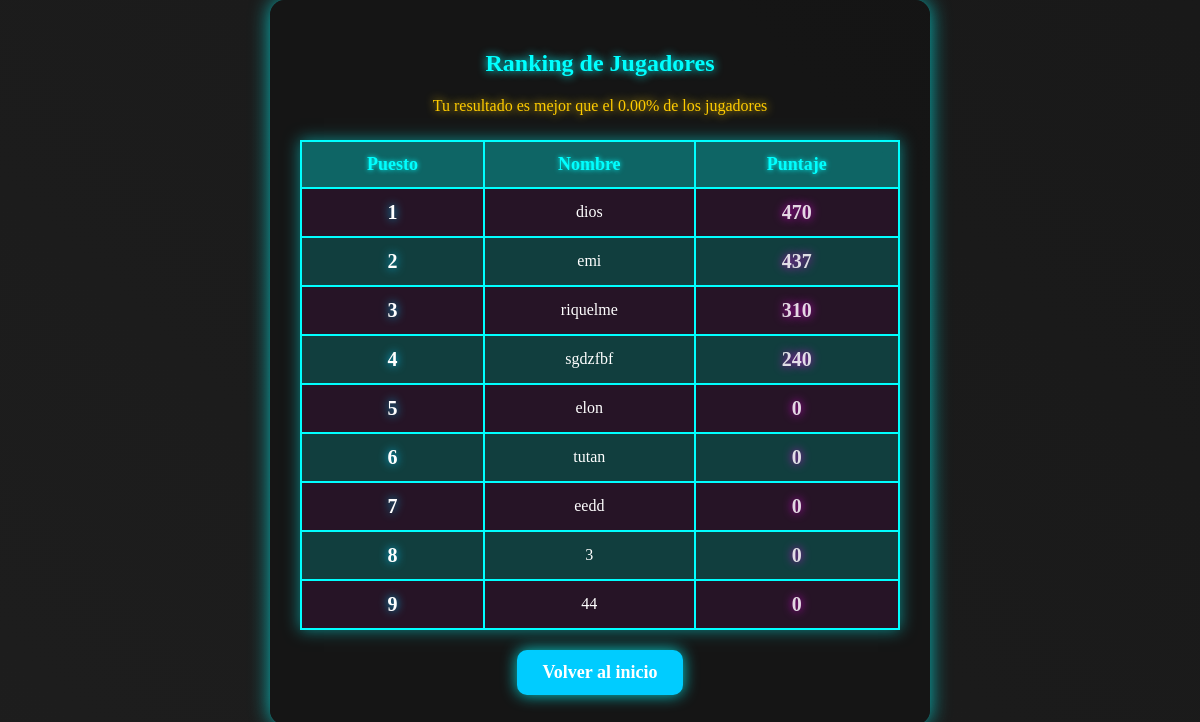
Screenshot of /juego/ranking/ with the database file from the repository.
### calculadora/models.py (models this page shows, shortened)
class Player(models.Model):
    username = models.CharField(max_length=50)
    age = models.IntegerField()
    gender = models.CharField(max_length=10, choices=[('Hombre', 'Hombre'), ('Mujer', 'Mujer'), ('Otro', 'Otro')])
    score = models.IntegerField(default=0)
    created_at = models.DateTimeField(auto_now_add=True)

### calculadora/views.py (the view)
# urls.py: path("juego/ranking/", views.ranking_view, name="ranking"),
def ranking_view(request):
    jugadores = Player.objects.order_by('-score')[:10]  # 🔥 Top 10 jugadores
    usuario_actual = Player.objects.filter(username=request.session.get("username")).first()
    ids_top10 = {jugador.id for jugador in jugadores}  # 🔥 IDs de los top 10
    posicion_real = None
    promedio = 0
    if usuario_actual:
        posicion_real = Player.objects.filter(score__gt=usuario_actual.score).count() + 1
        jugadores_inferiores = Player.objects.filter(score__lt=usuario_actual.score).count()
        total_jugadores = Player.objects.count()
        promedio = (jugadores_inferiores / total_jugadores) * 100 if total_jugadores > 0 else 0
    return render(request, "calculadora/ranking.html", {
        "jugadores": jugadores,
        "usuario_actual": usuario_actual,
        "promedio": promedio,
        "posicion_real": posicion_real,
        "ids_top10": ids_top10
    })

### calculadora/templates/calculadora/ranking.html (shortened to what this page needs)
{% load static %}
<!DOCTYPE html>
<html lang="es">
<head>
    <link rel="stylesheet" type="text/css" href="{% static 'css/ranking.css' %}">
</head>
<body>
    <div class="ranking-container">
        <h2>Ranking de Jugadores</h2>
        <p>Tu resultado es mejor que el {{ promedio|floatformat:2 }}% de los jugadores</p>
        <table>
            <tr>
                <th>Puesto</th>
                <th>Nombre</th>
                <th>Puntaje</th>
            </tr>
            {% for jugador in jugadores %}
            <tr {% if usuario_actual and jugador.id == usuario_actual.id %}class="mi-puntaje"{% endif %}>
                <td>{{ forloop.counter }}</td>
                <td>{{ jugador.username }}</td>
                <td>{{ jugador.score }}</td>
            </tr>
            {% endfor %}
        </table>
        <a href="/">Volver al inicio</a>
    </div>
</body>
</html>

### static/css/ranking.css (style rules this page uses)
body { background: linear-gradient(45deg, #222, #111); background-size: 400% 400%; animation: gradientBG 10s ease infinite; color: white; font-family: 'Press Start 2P', cursive; display: flex; justify-content: center; align-items: center; height: 500%; margin: 0; }
.ranking-container { background: rgba(20, 20, 20, 0.9); padding: 30px; border-radius: 15px; box-shadow: 0px 0px 20px rgba(0, 255, 255, 0.7); width: 90%; max-width: 600px; text-align: center; animation: fadeInScale 0.8s ease-out; }
.ranking-container h2 { font-size: 24px; color: #00ffff; text-shadow: 0px 0px 10px #00ffff; }
table { width: 100%; border-collapse: collapse; margin-top: 25px; box-shadow: 0 0 15px rgba(0, 255, 255, 0.5); }
th, td { padding: 12px; text-align: center; border: 2px solid #00ffff; }
th { background: rgba(0, 255, 255, 0.2); color: #00ffff; text-shadow: 0px 0px 5px #00ffff; font-size: 18px; }
tr:nth-child(even) { background: rgba(255, 0, 255, 0.071); }
tr:nth-child(odd) { background: rgba(0, 255, 255, 0.177); }
td:first-child { font-size: 20px; font-weight: bold; color: #ffffff; text-shadow: 0 0 10px #00c8ff; }
td:last-child { font-size: 20px; font-weight: bold; color: #ffffffd6; text-shadow: 0 0 10px #ff00fbc9; }
.ranking-container p { font-size: 16px; color: #ffcc00; text-shadow: 0px 0px 10px #ffcc00; }
.ranking-container a { display: inline-block; margin-top: 20px; padding: 12px 25px; font-size: 18px; font-weight: bold; text-decoration: none; color: white; background: #00ccff; border-radius: 10px; box-shadow: 0 0 15px rgba(0, 255, 255, 0.8); transition: background 0.3s ease-in-out, box-shadow 0.3s ease-in-out; }

### rows the page displays
Player: username "dios", score "470"
Player: username "emi", score "437"
Player: username "riquelme", score "310"
Player: username "sgdzfbf", score "240"
Player: username "elon", score "0"
Player: username "tutan", score "0"
Player: username "eedd", score "0"
Player: username "3", score "0"
Player: username "44", score "0"

### other values shown
{{ promedio|floatformat:2 }} "0.00"
